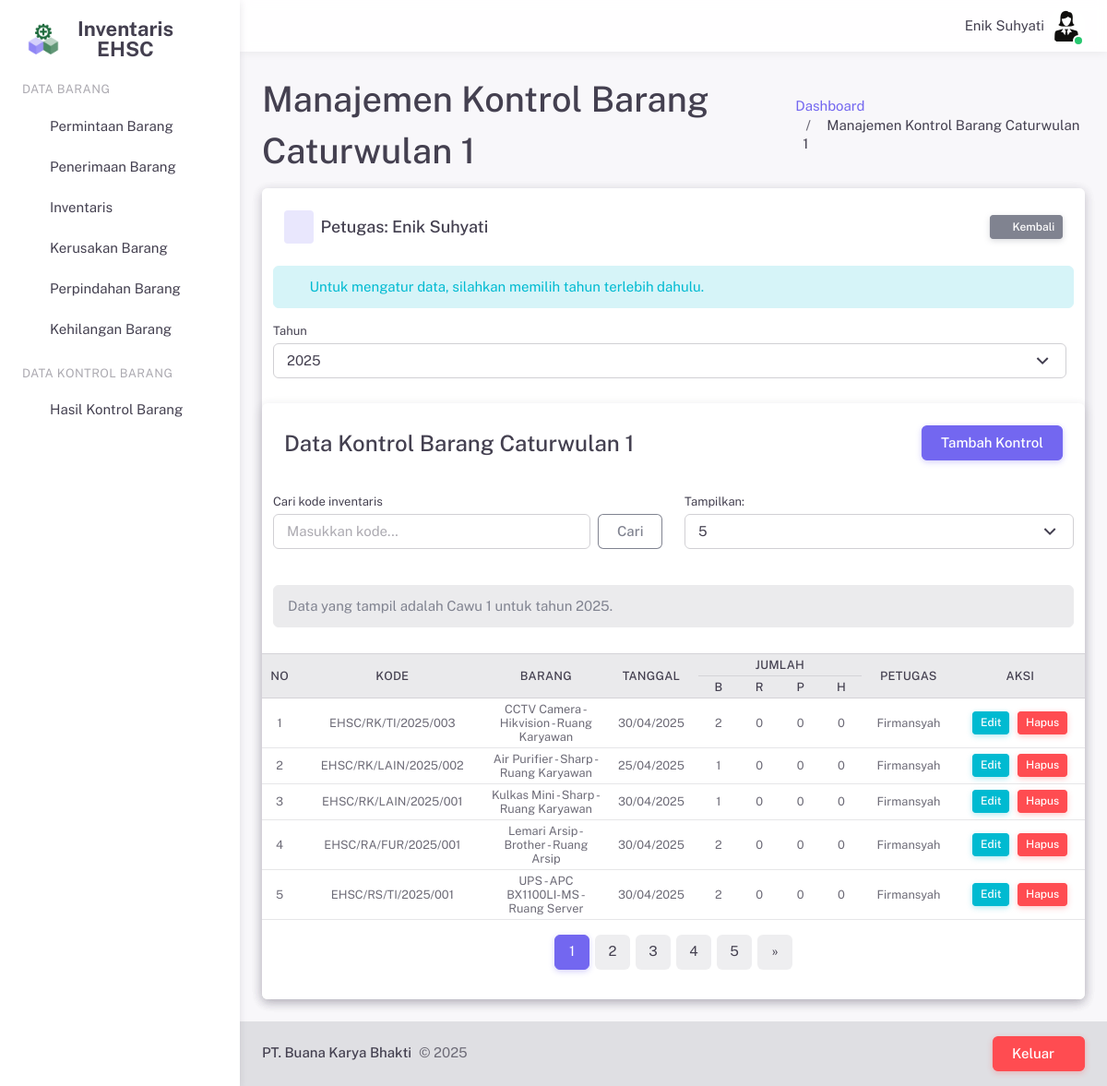
The page /pages/kontrolBarangCawuSatu.php (signed in) on the database its author committed.
### tables this page shows
CREATE TABLE `user` (
  `id_user` int(11) NOT NULL,
  `nama` varchar(255) NOT NULL,
  `username` varchar(255) NOT NULL,
  `password` varchar(255) NOT NULL,
  `email` varchar(255) NOT NULL,
  `jabatan` varchar(255) NOT NULL,
  `foto` varchar(255) NOT NULL,
  `hak_akses` int(11) NOT NULL
);

CREATE TABLE `kontrol_barang_cawu_satu` (
  `id_kontrol_barang_cawu_satu` int(11) NOT NULL,
  `id_user` int(11) NOT NULL,
  `id_inventaris` int(11) NOT NULL,
  `tanggal_kontrol` date NOT NULL,
  `tahun_kontrol` int(11) NOT NULL,
  `jumlah_baik` int(11) NOT NULL,
  `jumlah_rusak` int(11) NOT NULL,
  `jumlah_pindah` int(11) NOT NULL,
  `jumlah_hilang` int(11) NOT NULL
);

CREATE TABLE `inventaris` (
  `id_inventaris` int(11) NOT NULL,
  `kode_inventaris` varchar(255) NOT NULL,
  `nama_barang` varchar(255) NOT NULL,
  `merk` varchar(255) NOT NULL,
  `id_penerimaan` int(11) DEFAULT NULL,
  `id_departemen` int(11) NOT NULL,
  `id_ruangan` int(11) NOT NULL,
  `id_kategori` int(11) NOT NULL,
  `tanggal_perolehan` date NOT NULL,
  `jumlah_awal` int(11) NOT NULL,
  `jumlah_akhir` int(11) NOT NULL,
  `satuan` varchar(20) NOT NULL,
  `sumber_inventaris` varchar(25) NOT NULL
);

CREATE TABLE `ruangan` (
  `id_ruangan` int(11) NOT NULL,
  `kode_ruangan` varchar(10) NOT NULL,
  `nama_ruangan` varchar(25) NOT NULL
);

### pages/kontrolBarangCawuSatu.php (the view, shortened to what the rows shown need)
<?php
require('../server/sessionHandler.php');
require_once('../server/configDB.php');
require('../server/crudKontrolBarangCawuSatu.php');
require('../layouts/header.php');
?>
<div class="layout-wrapper layout-content-navbar">
    <div class="layout-container">
        <div class="layout-page">
            <?php require('../layouts/navbar.php'); ?>
            <div class="content-wrapper">
                <div class="container-xxl flex-grow-1 container-p-y">
                    <div class="d-flex justify-content-between align-items-center mb-2">
                        <div>
                            <h2 class="mb-1">Manajemen Kontrol Barang Caturwulan 1</h2>
                        </div>
                    </div>
                    <div class="card">
                        <div class="card">
                            <div class="card">
                                <div class="table-responsive text-nowrap">
                                    <table class="table table-hover table-sm">
                                        <thead class="table-light">
                                            <tr>
                                                <th rowspan="2" class="text-center align-middle w-30px">No</th>
                                                <th rowspan="2" class="text-center align-middle w-80px">Kode</th>
                                                <th rowspan="2" class="text-center align-middle w-100px">Barang</th>
                                                <th rowspan="2" class="text-center align-middle w-70px">Tanggal</th>
                                                <th colspan="4" class="text-center align-middle w-140px">Jumlah</th>
                                                <th rowspan="2" class="text-center align-middle w-80px">Petugas</th>
                                                <th rowspan="2" class="text-center align-middle w-100px">Aksi</th>
                                            </tr>
                                            <tr>
                                                <th class="text-center align-middle status-cell">B</th>
                                                <th class="text-center align-middle status-cell">R</th>
                                                <th class="text-center align-middle status-cell">P</th>
                                                <th class="text-center align-middle status-cell">H</th>
                                            </tr>
                                        </thead>
                                        <tbody>
                                            <?php
                                            if (mysqli_num_rows($result) > 0) {
                                                $no = $offset + 1;
                                                while ($row = mysqli_fetch_assoc($result)) {
                                                    $tampil_nama_merk_ruangan = $row['nama_barang'] . ' - ' . $row['merk'] . ' - ' . $row['nama_ruangan'];
                                            ?>
                                            <tr>
                                                <td class="text-center align-middle"><?php echo $no++; ?></td>
                                                <td class="text-center align-middle">
                                                    <?php echo $row['kode_inventaris']; ?>
                                                </td>
                                                <td class="text-center align-middle">
                                                    <?php echo $tampil_nama_merk_ruangan; ?>
                                                </td>
                                                <td class="text-center align-middle">
                                                    <?php echo date('d/m/Y', strtotime($row['tanggal_kontrol'])); ?>
                                                </td>
                                                <td class="text-center align-middle">
                                                    <?php echo $row['jumlah_baik']; ?>
                                                </td>
                                                <td class="text-center align-middle">
                                                    <?php echo $row['jumlah_rusak']; ?>
                                                </td>
                                                <td class="text-center align-middle">
                                                    <?php echo $row['jumlah_pindah']; ?>
                                                </td>
                                                <td class="text-center align-middle">
                                                    <?php echo $row['jumlah_hilang']; ?>
                                                </td>
                                                <td class="text-center align-middle">
                                                    <?php echo $row['nama_petugas']; ?>
                                                </td>
                                                <td class="align-middle">
                                                    <div class="d-flex gap-2 justify-content-center">
                                                        <button type="button" class="btn btn-info btn-sm"
                                                            data-bs-toggle="modal"
                                                            data-bs-target="#editModal<?php echo $row['id_kontrol_barang_cawu_satu']; ?>">
                                                            Edit
                                                        </button>
                                                        <button type="button" class="btn btn-danger btn-sm"
                                                            data-bs-toggle="modal"
                                                            data-bs-target="#deleteModal<?php echo $row['id_kontrol_barang_cawu_satu']; ?>">
                                                            Hapus
                                                        </button>
                                                    </div>
                                                </td>
                                            </tr>
                                            <?php
                                        }
                                            } ?>
                                        </tbody>
                                    </table>
                                </div>
                            </div>
                        </div>
                    </div>
                </div>
            </div>
        </div>
    </div>
</div>

### layouts/navbar.php (shortened to what the rows shown need)
<?php
require_once('../server/configDB.php');
$query = mysqli_query($conn, "SELECT nama, jabatan, foto FROM user WHERE id_user='$id_user'");
$user = mysqli_fetch_array($query);
$photo_path = "../upload/user/" . $user['foto'];
?>
<nav class="layout-navbar navbar navbar-expand-xl align-items-center bg-navbar-theme" id="layout-navbar">
    <div class="container-xxl">
        <div class="navbar-nav-right d-flex align-items-center" id="navbar-collapse">
            <ul class="navbar-nav flex-row align-items-center ms-auto">
                <span class="ms-2 m-1"><?php echo $user['nama']; ?></span>
                <li class="nav-item navbar-dropdown dropdown-user dropdown">
                    <a class="nav-link dropdown-toggle hide-arrow p-0" data-bs-toggle="dropdown">
                        <div class="avatar avatar-online">
                            <img src="<?php echo $photo_path; ?>" alt class="rounded-circle" />
                        </div>
                    </a>
                </li>
            </ul>
        </div>
</nav>

### rows shown on the page
user: nama "Enik Suhyati", foto (picture)
kontrol_barang_cawu_satu: id_inventaris.kode_inventaris "EHSC/RK/TI/2025/003", id_inventaris.nama_ruangan "CCTV Camera - Hikvision - Ruang Karyawan", tanggal_kontrol "30/04/2025", jumlah_baik "2", jumlah_rusak "0", jumlah_pindah "0", jumlah_hilang "0", id_user.nama "Firmansyah"
kontrol_barang_cawu_satu: id_inventaris.kode_inventaris "EHSC/RK/LAIN/2025/002", id_inventaris.nama_ruangan "Air Purifier - Sharp - Ruang Karyawan", tanggal_kontrol "25/04/2025", jumlah_baik "1", jumlah_rusak "0", jumlah_pindah "0", jumlah_hilang "0", id_user.nama "Firmansyah"
kontrol_barang_cawu_satu: id_inventaris.kode_inventaris "EHSC/RK/LAIN/2025/001", id_inventaris.nama_ruangan "Kulkas Mini - Sharp - Ruang Karyawan", tanggal_kontrol "30/04/2025", jumlah_baik "1", jumlah_rusak "0", jumlah_pindah "0", jumlah_hilang "0", id_user.nama "Firmansyah"
kontrol_barang_cawu_satu: id_inventaris.kode_inventaris "EHSC/RA/FUR/2025/001", id_inventaris.nama_ruangan "Lemari Arsip - Brother - Ruang Arsip", tanggal_kontrol "30/04/2025", jumlah_baik "2", jumlah_rusak "0", jumlah_pindah "0", jumlah_hilang "0", id_user.nama "Firmansyah"
kontrol_barang_cawu_satu: id_inventaris.kode_inventaris "EHSC/RS/TI/2025/001", id_inventaris.nama_ruangan "UPS - APC BX1100LI-MS - Ruang Server", tanggal_kontrol "30/04/2025", jumlah_baik "2", jumlah_rusak "0", jumlah_pindah "0", jumlah_hilang "0", id_user.nama "Firmansyah"

### other values the page prints
$_SESSION['nama'] "Enik Suhyati"
$tahun "2025"
form field year "2025"
form field limit "5"
